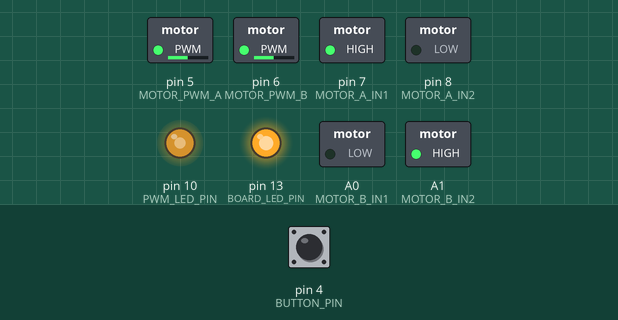
Simulated run of this program. Board: Arduino Uno, built with avr-gcc and run on an emulated ATmega328P. Parts: switched loads named in the program (green lamp = pin HIGH), output pins drawn as LEDs (lit = HIGH). Inputs (shaded band) come from the test bench; at power-on: pin 4 (BUTTON_PIN) HIGH.

Above: at 0.8 s.
0.9 s: pin 4 (BUTTON_PIN) pulled LOW for 0.15 s
At 1.05 s:
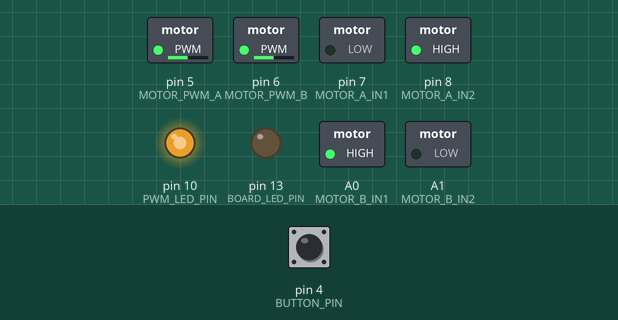
3.9 s: pin 4 (BUTTON_PIN) pulled LOW for 1 s
At 5.0 s:
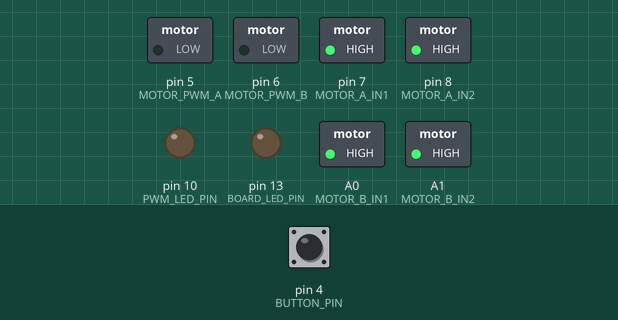
6.4 s: pin 4 (BUTTON_PIN) pulled LOW for 0.15 s
At 6.55 s:
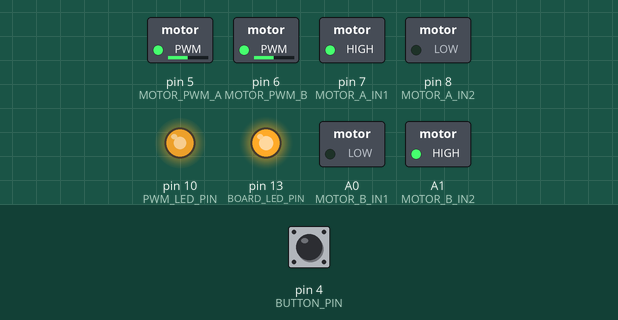
Timing chart, 0 to 42.5 s (numbered marks = the images above; inputs shaded):
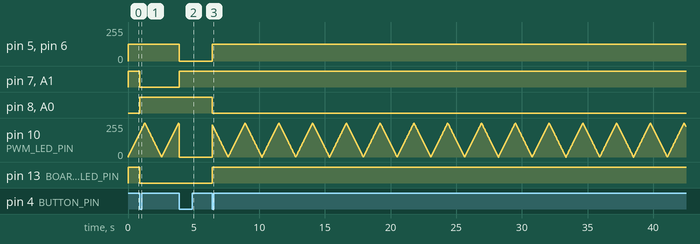

The program:

main.cpp
```cpp
//******** ARD.C.1.1 ********//

#include <Arduino.h>

void init_led()
{
    // 初始化 GPIO 13 引脚为输出模式
    pinMode(13, OUTPUT);              // 初始化 GPIO 13 引脚

    digitalWrite(13, LOW);            // 将 GPIO 13 引脚设置为低电平（LED 关闭）
    return;
}

// int main()
// {
//     // 初始化整块板子
//     init();

//     /*
//     - 函数调用：通过调用函数来执行特定的任务，这里我们定义了一个函数来初始化 GPIO 13 引脚。
//     */
//     init_led();

//     /*
//     - while 循环：无限循环，程序将一直在此运行。若想退出循环并向下运行，需要break；。
//     */
//     while (true)
//     {
//         digitalWrite(13, HIGH); // 将 GPIO 13 引脚设置为高电平（LED 点亮）
//         delay(1000);            // 亮灯持续 1000 毫秒（1 秒）
//         digitalWrite(13, LOW);  // 将 GPIO 13 引脚设置为低电平（LED 关闭）
//         delay(1000);            // 灭灯持续 1000 毫秒（1 秒)
//     }
// }

// //******** ARD.C.1.2 ********//

/*
宏定义：使用 #define 定义一个常量或宏，以便在代码中使用更具描述性的名称来代替具体的值。
*/
#define BUTTON_PIN 4
#define BOARD_LED_PIN 13

void init_button()
{
    pinMode(BUTTON_PIN, INPUT_PULLUP);      // 初始化 BUTTON_PIN 引脚 启用 BUTTON_PIN 引脚的上拉电阻

    return;
}

// int main()
// {
//     // 初始化整块板子
//     init();

//     // 初始化 BOARD_LED_PIN 引脚为输出模式
//     init_led();

//     // 初始化 BUTTON_PIN 引脚为输入模式，并启用上拉电阻
//     init_button();

//     /*
//     变量：在程序中用于存储数据的容器，这里使用 bool 类型的变量 last_button_state 来记录上一次按钮的状态。
//     */
//     /*
//     flag 标志位： 用于记录系统的某项状态
//     */
//     bool last_button_state = true; // 记录上一次按钮的状态，初始为未按下（高电平）

//     while (true)
//     {

//         /*
//         作用域：
//         在 while 循环内定义的变量 current_button_state 只在循环体内有效，每次循环都会重新定义和赋值。
//         而 last_button_state 定义在循环外部，因此它的值在整个程序运行期间都保持不变，直到被更新为当前按钮状态。
//         */
//         bool current_button_state = digitalRead(BUTTON_PIN); // 读取当前按钮状态

//         //

//         /*
//         if() 条件语句：根据括号内的条件判断是否执行大括号内的代码块，经常包含&&（逻辑与）或||（逻辑或）等逻辑运算符来组合多个条件。
//         */

//         if (last_button_state && !current_button_state)
//         {
//             // 检测到按钮从未按下变为按下的状态变化（下降沿）

//             /*
//             static 变量：在函数内定义的 static 变量在程序周期内只初始化一次、不被销毁。但作用域仍然限制。
//             */
//             static bool led_on = false;      // 记录 LED 当前状态
//             led_on = !led_on;                // 切换 LED 状态
//             digitalWrite(BOARD_LED_PIN, led_on); // 根据 led_on 的值设置 BOARD_LED_PIN 引脚
//         }

//         last_button_state = current_button_state; // 将当前按钮状态保存为上一次状态，以便下一次循环比较
//         delay(10);                             // 延迟
//     }
// }

//******** ARD.C.1.3 ********//

#define PWM_LED_PIN 10   // pin11 与 MsTimer2 共用 Timer2 冲突，改到 pin10(OC1B/Timer1)

void init_pwm_led()
{
    // 初始化 PWM 功能
    pinMode(PWM_LED_PIN, OUTPUT);                        // 初始化 PWM_LED_PIN 引脚
    // Arduino analogWrite 使用内置 PWM
    // PWM_LED_PIN=10 使用 Timer1/OC1B，与 Servo(pin9/OC1A) 共用 Timer1
    // Timer1 默认配置：prescaler=64, phase-correct PWM, TOP=255
    // Phase-correct PWM：计数器 0→255→0 为一个周期，共 512 tick
    // PWM 频率 = 16MHz / 64 / 512 ≈ 488Hz

    analogWrite(PWM_LED_PIN, 0);                          // 初始占空比为 0（LED 关闭）
}

/*
const变量：在函数内定义的 const 变量在程序周期内值不可修改，且只初始化一次。适用于常量值的定义。
全局变量：在函数外部定义的变量，在整个程序中都可以访问和修改。
*/
const int brightness_step = 2; // 亮度变化步长（8位 PWM 0~255）

// int main()
// {
//     // 初始化整块板子
//     init();

//     // 初始化 BOARD_LED_PIN 引脚为输出模式
//     init_led();

//     // 初始化 BUTTON_PIN 引脚为输入模式，并启用上拉电阻
//     init_button();

//     // 初始化 PWM LED
//     /*
//     PWM：通过 analogWrite 输出 PWM 信号控制 LED 亮度。
//     */
//     init_pwm_led();

//     bool last_button_state = true; // 记录上一次按钮的状态，初始为未按下（高电平）

//     while (true)
//     {
//         static bool breathing = true; // 新增：记录当前呼吸状态
//         static int brightness = 0;    // 记录当前亮度
//         static bool direction = true; // 记录亮度变化方向

//         bool current_button_state = digitalRead(BUTTON_PIN); // 读取当前按钮状态

//         if (last_button_state && !current_button_state)
//         {
//             // 检测到按钮从未按下变为按下的状态变化（下降沿）

//             static bool led_on = false;      // 记录 LED 当前状态
//             led_on = !led_on;                // 切换 LED 状态
//             digitalWrite(BOARD_LED_PIN, led_on); // 根据 led_on 的值设置 BOARD_LED_PIN 引脚

//             breathing = !breathing; // 新增：切换呼吸模式状态
//         }

//         /*
//         if-else 条件语句：根据括号内的条件判断执行不同的代码块。
//         */
//         if (breathing)
//         {
//             if (direction)
//             {
//                 brightness += brightness_step; // 增加亮度
//                 /*
//                 边界条件控制：当亮度值达到上限（255）时停止增加并翻转方向，实现亮度从暗到亮再到暗的循环变化。
//                 */
//                 if (brightness >= 255)
//                 { // 达到最大亮度
//                     brightness = 255;
//                     direction = false; // 切换为减少亮度
//                 }
//             }
//             else
//             {
//                 brightness -= brightness_step; // 减少亮度
//                 /*
//                 边界条件控制：当亮度值达到下限（0）时停止减少并翻转方向，形成完整的呼吸周期。
//                 */
//                if (brightness <= 0)
//                 { // 达到最小亮度
//                     brightness = 0;
//                     direction = true; // 切换为增加亮度
//                 }
//             }
//         }
//         else
//         {
//             brightness = 0; // 关闭 LED
//         }

//         analogWrite(PWM_LED_PIN, brightness); // 设置 PWM 占空比以调整 LED 亮度（Arduino 范围 0-255）

//         last_button_state = current_button_state; // 将当前按钮状态保存为上一次状态，以便下一次循环比较
//         delay(10);                             // 延迟
//     }
// }

//******** ARD.C.1.4 ********//
/*
函数返回值：
函数可以返回一个值，表示函数执行的结果或状态。
check_button_pressed 函数用于检测按钮是否被按下，并返回一个布尔值表示按钮状态。
*/
bool check_button_pressed()
{
    static bool last_button_state = true;             // 记录上一次按钮的状态，初始为未按下（高电平）
    bool current_button_state = digitalRead(BUTTON_PIN); // 读取当前按钮状态

    if (last_button_state && !current_button_state)
    {
        last_button_state = current_button_state; // 更新 last_button_state
        return true;                              // 检测到按钮按下，返回 true
    }

    last_button_state = current_button_state; // 更新 last_button_state
    return false;                             // 没有检测到按钮按下，返回 false
}

/*
函数传入参数：
函数可以接受参数，这些参数在函数内部使用来执行特定的操作。
update_breathing_led 函数接受一个布尔参数 breathing，表示当前是否处于呼吸模式，根据该参数来更新 LED 的状态。
*/
int update_breathing_led(bool breathing)
{
    if (!breathing)
    {
        analogWrite(PWM_LED_PIN, 0); // 关闭 LED
        return -1;
    }
    else
    {
        static int brightness = 0;    // 记录当前亮度
        static bool direction = true; // 记录亮度变化方向

        if (direction)
        {
            brightness += brightness_step; // 增加亮度
            if (brightness >= 255)
            { // 达到最大亮度
                brightness = 255;
                direction = false; // 切换为减少亮度
            }
        }
        else
        {
            brightness -= brightness_step; // 减少亮度
            if (brightness <= 0)
            { // 达到最小亮度
                brightness = 0;
                direction = true; // 切换为增加亮度
            }
        }
        analogWrite(PWM_LED_PIN, brightness); // 设置 PWM 占空比以调整 LED 亮度（Arduino 范围 0-255）
        return brightness; // 返回当前亮度值
    }
}

// int main()
// {
//     // 初始化整块板子
//     init();

//     // 初始化串口通信，设置波特率为 115200
//     Serial.begin(115200);

//     // 初始化 BOARD_LED_PIN 引脚为输出模式
//     init_led();

//     // 初始化 BUTTON_PIN 引脚为输入模式，并启用上拉电阻
//     init_button();

//     // 初始化 PWM LED
//     init_pwm_led();

//     bool breathing = true; // 记录当前呼吸状态

//     while (true)
//     {

//         if (check_button_pressed())
//         {
//             static bool led_on = false;      // 记录 LED 当前状态
//             led_on = !led_on;                // 切换 LED 状态
//             digitalWrite(BOARD_LED_PIN, led_on); // 根据 led_on 的值设置 BOARD_LED_PIN 引脚

//             breathing = !breathing; // 切换呼吸模式状态
//         }

//         int now_brightness = update_breathing_led(breathing); // 更新呼吸灯状态

//         /*
//         printf() 函数：用于将信息输出到串口进行调试和分析，这里我们可以输出当前的亮度值来观察呼吸灯的变化。
//         */
//         Serial.print("Brightness: "); Serial.println(now_brightness); // 打印当前亮度值到串口进行调试

//         delay(10); // 延迟
//     }
// }

//******** ARD.C.1.5 ********//
//引脚资源分配：单片机的引脚支持不同的功能，因此要合理分配引脚资源，避免冲突。这里我们为两个电机的控制引脚和 PWM 引脚进行了定义。
#define MOTOR_A_IN1 7
#define MOTOR_A_IN2 8
#define MOTOR_B_IN1 A0
#define MOTOR_B_IN2 A1
#define MOTOR_PWM_A 5
#define MOTOR_PWM_B 6

void init_motor()
{
    // 初始化电机控制引脚
    pinMode(MOTOR_A_IN1, OUTPUT);
    pinMode(MOTOR_A_IN2, OUTPUT);
    pinMode(MOTOR_B_IN1, OUTPUT);
    pinMode(MOTOR_B_IN2, OUTPUT);

    // 初始化 PWM 功能（Arduino analogWrite 自动配置 PWM 引脚）
    pinMode(MOTOR_PWM_A, OUTPUT);
    pinMode(MOTOR_PWM_B, OUTPUT);

    // Arduino analogWrite 使用内置 PWM，无需手动配置分频和周期

    analogWrite(MOTOR_PWM_A, 0); // 初始占空比为 0（电机停止）
    analogWrite(MOTOR_PWM_B, 0); // 初始占空比为 0（电机停止）
}

int main()
{
    // 初始化整块板子
    init();

    // 初始化 BOARD_LED_PIN 引脚为输出模式
    init_led();

    // 初始化 BUTTON_PIN 引脚为输入模式，并启用上拉电阻
    init_button();

    // 初始化 PWM LED
    init_pwm_led();

    // 初始化电机控制
    /*
    引脚资源分配：单片机的引脚支持不同的功能，因此要合理分配引脚资源，避免冲突。
    Arduino Uno 的 PWM 引脚为 3,5,6,9,10,11，我们将电机 PWM 分配在 5,6。
    */
    init_motor();

    int motor_state_step = 0; // 0: 前进, 1: 后退, 2: 停止

    while (true)
    {

        if (check_button_pressed())
        {
            /*
            累加去模：通过对 motor_state_step 进行累加并取模来循环切换电机状态，实现前进、后退和停止的功能。
            */
            motor_state_step = (motor_state_step + 1) % 3; // 循环切换状态
        }

        if (motor_state_step == 0)
        {
            // 前进
            digitalWrite(MOTOR_A_IN1, HIGH);
            digitalWrite(MOTOR_A_IN2, LOW);
            digitalWrite(MOTOR_B_IN1, LOW);
            digitalWrite(MOTOR_B_IN2, HIGH);
            analogWrite(MOTOR_PWM_A, 125); // ~50% 占空比（Arduino 范围 0-255）
            analogWrite(MOTOR_PWM_B, 125); // ~50% 占空比

            // 呼吸 + 常亮
            update_breathing_led(true); // 启用呼吸灯
            digitalWrite(BOARD_LED_PIN, HIGH); // 启用常亮
        }
        else if (motor_state_step == 1)
        {
            // 后退
            digitalWrite(MOTOR_A_IN1, LOW);
            digitalWrite(MOTOR_A_IN2, HIGH);
            digitalWrite(MOTOR_B_IN1, HIGH);
            digitalWrite(MOTOR_B_IN2, LOW);
            analogWrite(MOTOR_PWM_A, 125); // ~50% 占空比
            analogWrite(MOTOR_PWM_B, 125); // ~50% 占空比

            // 呼吸 + 关闭
            update_breathing_led(true); // 启用呼吸灯
            digitalWrite(BOARD_LED_PIN, LOW); // 关闭常亮
        }
        else
        {
            // 停止
            digitalWrite(MOTOR_A_IN1, HIGH);
            digitalWrite(MOTOR_A_IN2, HIGH);
            digitalWrite(MOTOR_B_IN1, HIGH);
            digitalWrite(MOTOR_B_IN2, HIGH);
            analogWrite(MOTOR_PWM_A, 0); // 停止电机 A
            analogWrite(MOTOR_PWM_B, 0); // 停止电机 B

            // 关闭呼吸灯和常亮
            update_breathing_led(false); // 关闭呼吸灯
            digitalWrite(BOARD_LED_PIN, LOW);  // 关闭常亮
        }

        delay(10); // 延迟
    }
}
```

Measured:
- after the input at 0.9 s, pin 7 (MOTOR_A_IN1), pin 13 (BOARD_LED_PIN), A1 (MOTOR_B_IN2): HIGH → LOW at once; pin 8 (MOTOR_A_IN2), A0 (MOTOR_B_IN1): LOW → HIGH at once
- after the input at 3.9 s, pin 5 (MOTOR_PWM_A), pin 6 (MOTOR_PWM_B): 125/255 → 0/255 at once; pin 7 (MOTOR_A_IN1), A1 (MOTOR_B_IN2): LOW → HIGH at once
